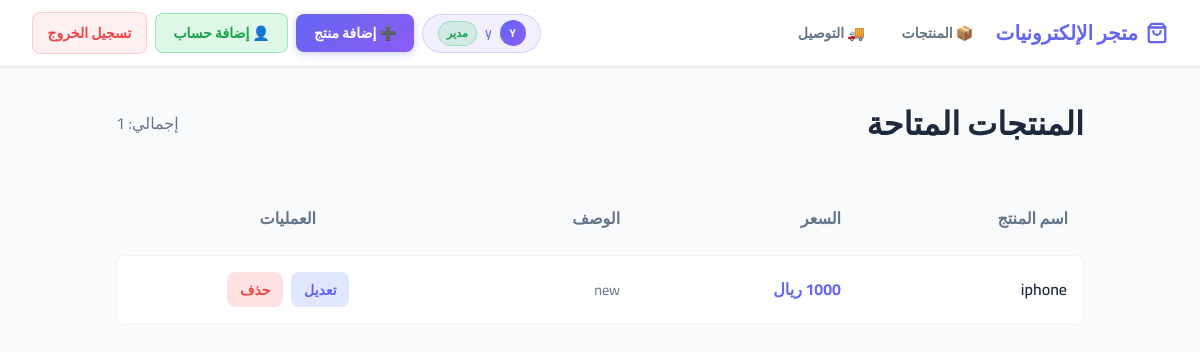
Screenshot of /products/ (signed in) with the database file from the repository.
### products/models.py (models this page shows, shortened)
class Product(models.Model):
    name = models.CharField(max_length=100)
    price = models.IntegerField()
    description = models.TextField()

### products/views.py (the view)
# urls.py: path('', views.ProductListView.as_view(), name='product_list'),
class ProductListView(LoginRequiredMixin, View):
    template_name = 'products/list.html'
    def get(self, request):
        products = Product.objects.all()
        return render(request, self.template_name, {'products': products})

### products/templates/products/list.html (shortened to what this page needs)
{% extends 'products/base.html' %}
{% block content %}
<div style="display: flex; justify-content: space-between; align-items: center; margin-bottom: 2rem;">
    <h1 style="font-weight: 700;">المنتجات المتاحة</h1>
    <span style="color: var(--text-muted);">إجمالي: {{ products.count }}</span>
</div>
{% if products %}
<table class="table">
    <thead>
        <tr>
            <th>اسم المنتج</th>
            <th>السعر</th>
            <th>الوصف</th>
            <th style="text-align: center;">العمليات</th>
        </tr>
    </thead>
    <tbody>
        {% for product in products %}
        <tr>
            <td style="font-weight: 600;">{{ product.name }}</td>
            <td style="color: var(--primary); font-weight: 700;">{{ product.price }} ريال</td>
            <td style="color: var(--text-muted); font-size: 0.9rem;">{{ product.description|truncatechars:50 }}</td>
            <td style="text-align: center;">
                <div style="display: flex; gap: 0.5rem; justify-content: center;">
                    <a href="{% url 'products:product_update' product.pk %}" class="btn" style="background: #e0e7ff; color: var(--primary); padding: 0.4rem 0.8rem;">
                        تعديل
                    </a>
                    <a href="{% url 'products:product_delete' product.pk %}" class="btn" style="background: #fee2e2; color: var(--danger); padding: 0.4rem 0.8rem;">
                        حذف
                    </a>
                </div>
            </td>
        </tr>
        {% endfor %}
    </tbody>
</table>
{% endif %}
{% endblock %}

### products/templates/products/base.html (shortened to what this page needs)
{% load static %}
<!DOCTYPE html>
<html lang="ar" dir="rtl">
<head>
    <link href="{% static 'css/style.css' %}" rel="stylesheet">
</head>
<body>
    <nav class="navbar">
        <div class="navbar-links" style="flex:1;">
            <a href="{% url 'products:product_list' %}" class="navbar-brand">
                <svg width="22" height="22" viewBox="0 0 24 24" fill="none" stroke="currentColor" stroke-width="2.5" stroke-linecap="round" stroke-linejoin="round">
                    <path d="M6 2 3 6v14a2 2 0 0 0 2 2h14a2 2 0 0 0 2-2V6l-3-4Z"/>
                    <path d="M3 6h18"/><path d="M16 10a4 4 0 0 1-8 0"/>
                </svg>
                متجر الإلكترونيات
            </a>
            {% if user.is_authenticated %}
            <a href="{% url 'products:product_list' %}" class="nav-link" id="nav_products">📦 المنتجات</a>
            <a href="{% url 'delivery:delivery_list' %}" class="nav-link" id="nav_delivery">🚚 التوصيل</a>
            {% endif %}
        </div>
        <div class="navbar-links">
            {% if user.is_authenticated %}
                <div class="user-badge">
                    <div class="avatar">{{ user.username|slice:":1"|upper }}</div>
                    <span>{{ user.username }}</span>
                    {% if user.is_staff %}
                        <span class="permission-badge">مدير</span>
                    {% endif %}
                </div>
                {% if perms.products.add_product or user.is_staff %}
                <a href="{% url 'products:product_create' %}" class="btn btn-primary" id="nav_add_product">
                    ➕ إضافة منتج
                </a>
                {% endif %}
                {% if user.username == 'y' or user.is_superuser %}
                <a href="{% url 'accounts:register' %}" class="btn" id="nav_add_account"
                   style="background:rgba(34,197,94,0.15);color:#16a34a;border:1px solid rgba(34,197,94,0.35);">
                    👤 إضافة حساب
                </a>
                {% endif %}
                <form method="post" action="{% url 'accounts:logout' %}" class="logout-form">
                    <button type="submit" class="btn-logout" id="nav_logout_btn">تسجيل الخروج</button>
                </form>
            {% else %}
                <a href="{% url 'accounts:login' %}" class="btn btn-outline" id="nav_login_btn">تسجيل الدخول</a>
            {% endif %}
        </div>
    </nav>
    <div class="container animate-fade-in">
        {% block content %}{% endblock %}
    </div>
</body>
</html>

### static/css/style.css (style rules this page uses)
:root { --primary: #6366f1; --primary-hover: #4f46e5; --secondary: #64748b; --bg: #f8fafc; --card-bg: #ffffff; --text-main: #1e293b; --text-muted: #64748b; --danger: #ef4444; --success: #22c55e; --shadow: 0 10px 15px -3px rgba(0, 0, 0, 0.1), 0 4px 6px -2px rgba(0, 0, 0, 0.05); }
* { margin: 0; padding: 0; box-sizing: border-box; }
body { font-family: 'Cairo', 'Outfit', sans-serif; background-color: var(--bg); color: var(--text-main); line-height: 1.6; }
.navbar { background: rgba(255, 255, 255, 0.9); backdrop-filter: blur(12px); padding: 0.75rem 2rem; position: sticky; top: 0; z-index: 50; box-shadow: 0 1px 3px 0 rgba(0, 0, 0, 0.1); display: flex; justify-content: space-between; align-items: center; gap: 1rem; }
.navbar-brand { font-size: 1.25rem; font-weight: 700; color: var(--primary); text-decoration: none; display: flex; align-items: center; gap: 0.5rem; flex-shrink: 0; }
.navbar-links { display: flex; align-items: center; gap: 0.5rem; flex-wrap: wrap; }
.nav-link { padding: 0.45rem 0.9rem; border-radius: 0.5rem; text-decoration: none; font-weight: 600; font-size: 0.875rem; color: var(--text-muted); transition: all 0.2s; }
.user-badge { display: flex; align-items: center; gap: 0.5rem; background: linear-gradient(135deg, rgba(99,102,241,0.1), rgba(139,92,246,0.1)); border: 1px solid rgba(99,102,241,0.2); border-radius: 2rem; padding: 0.35rem 0.9rem; font-size: 0.85rem; font-weight: 600; color: var(--primary); }
.user-badge .avatar { width: 26px; height: 26px; border-radius: 50%; background: linear-gradient(135deg, #6366f1, #8b5cf6); display: flex; align-items: center; justify-content: center; color: white; font-size: 0.7rem; font-weight: 700; }
.permission-badge { font-size: 0.7rem; padding: 0.15rem 0.5rem; border-radius: 1rem; background: rgba(34,197,94,0.15); color: #16a34a; border: 1px solid rgba(34,197,94,0.3); }
.btn { display: inline-flex; align-items: center; justify-content: center; padding: 0.5rem 1.1rem; border-radius: 0.5rem; font-weight: 600; cursor: pointer; transition: all 0.2s; text-decoration: none; border: none; gap: 0.4rem; font-family: inherit; font-size: 0.875rem; }
.btn-primary { background: linear-gradient(135deg, #6366f1, #8b5cf6); color: white; box-shadow: 0 2px 8px rgba(99,102,241,0.3); }
.container { max-width: 1000px; margin: 2rem auto; padding: 0 1rem; }
.table { width: 100%; border-collapse: separate; border-spacing: 0 0.5rem; }
.table th { text-align: right; padding: 1rem; color: var(--text-muted); font-weight: 600; }
.table td { padding: 1rem; background: var(--card-bg); border-top: 1px solid rgba(0, 0, 0, 0.05); border-bottom: 1px solid rgba(0, 0, 0, 0.05); }
.table tr td:first-child { border-right: 1px solid rgba(0, 0, 0, 0.05); border-top-right-radius: 0.5rem; border-bottom-right-radius: 0.5rem; }
.table tr td:last-child { border-left: 1px solid rgba(0, 0, 0, 0.05); border-top-left-radius: 0.5rem; border-bottom-left-radius: 0.5rem; }
.animate-fade-in { animation: fadeIn 0.4s ease-out; }
.logout-form { display: inline; }
.btn-logout { background: rgba(239,68,68,0.08); color: var(--danger); border: 1px solid rgba(239,68,68,0.2); padding: 0.45rem 0.9rem; border-radius: 0.5rem; font-weight: 600; cursor: pointer; font-family: inherit; font-size: 0.875rem; transition: all 0.2s; }

### rows the page displays
Product: name "iphone", price "1000", description "new"

### other values shown
{{ user.username|slice:":1"|upper }} "Y"
{{ user.username }} "y"
{{ products.count }} "1"
